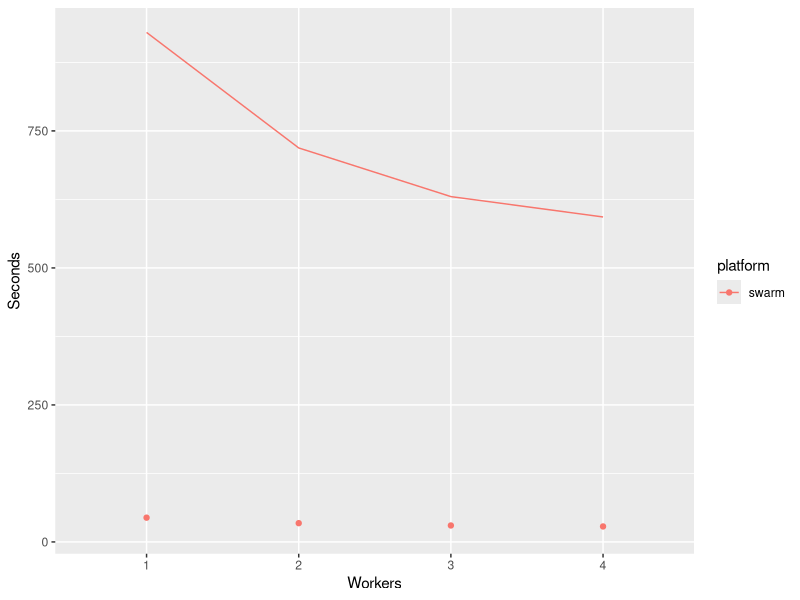
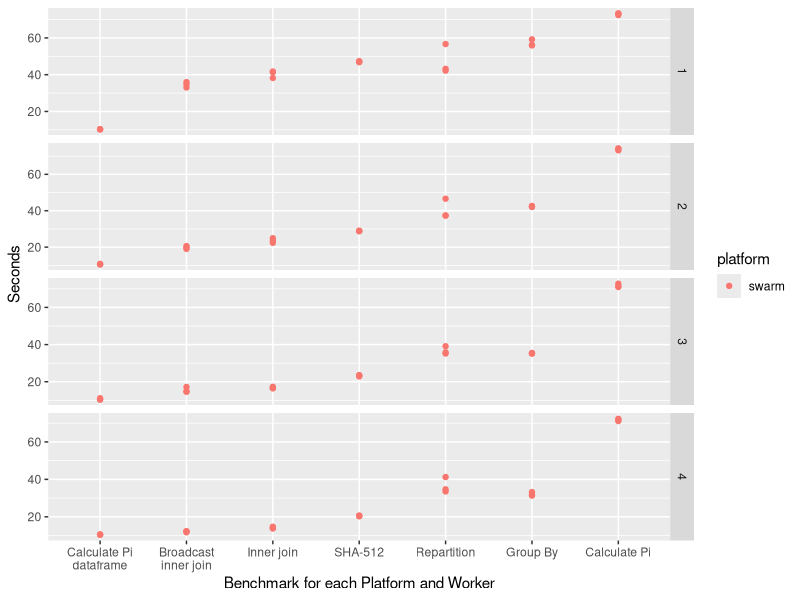

Source code (R) for these figures, in order:
## ---- chunk 1
knitr::opts_chunk$set(echo = TRUE)
## ---- chunk 2
# import data
library(readr)
dd <- read_delim("data.csv", ";", escape_double = FALSE, col_types = cols(workers = col_number()), trim_ws = TRUE)
dd$platform <- as.factor(dd$platform)
dd$workers <- as.factor(dd$workers)
dd$benchmark <- as.factor(dd$benchmark)
dd$seconds <- as.numeric(dd$seconds)
dd$benchmark = with(dd, reorder(benchmark, seconds, median))

# plots
library(ggplot2)
library(scales)
ggplot(dd, aes(x=workers, y=seconds, group=platform, color=platform)) + geom_point(stat='summary', fun.y=sum) + stat_summary(fun.y=sum, geom="line") + xlab("Workers") + ylab("Seconds")
ggplot(dd, aes(x=benchmark, y=seconds, group=benchmark, color=platform)) + geom_point() + facet_grid(workers ~ ., scales='free') + xlab("Benchmark for each Platform and Worker") + ylab("Seconds") + scale_x_discrete(labels = wrap_format(15))
